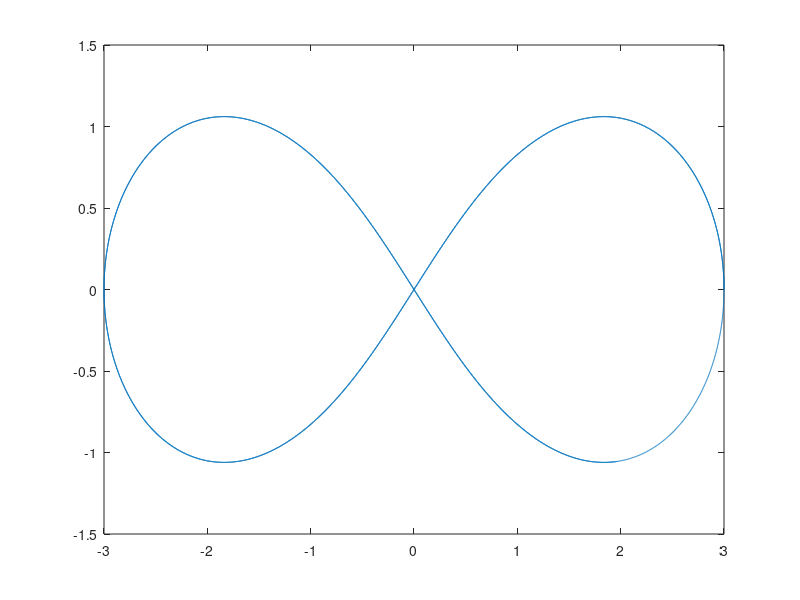

Source code (MATLAB): (Note: this script raises an error after producing the figure.)
%%
clear;close all;clc
%%
dt=1/1000;
t=0:dt:12+dt;
scale = 2./(3 - cos(2*t));
x = scale.*cos(t);
y = scale.*sin(2*t)./ 2;
x=x*3;
y=y*3;
plot(x,y)
dx=diff(x)./dt;
dy=diff(y)./dt;
v=[dx;dy];
KX=[1 0;0 0];
%%
ath=0;
K=[cosd(ath) 0;sind(ath) 0];
kxx=K(1,1);
kxy=K(1,2);
kyx=K(2,1);
kyy=K(2,2);
q=[0;0;0];
for k=1:1:length(x)-1
    th1=q(1,k);th2=q(2,k);th3=q(3,k);
    J = jaco_3(th1,th2,th3);
    [xo,yo] = fwd_kin3(q(:,k));
    E=[x(k);y(k)]-[xo;yo];
    q(:,k+1)=q(:,k) + 1*pinv(J)*(v(:,k) + 1E2*E)*dt ;
end
animate_3r(q,K,x,y)
%%

function J = jaco_3(th1,th2,th3)
l1=1;l2=1;l3=1;
J=[-l1*sin(th1)-l2*sin(th2+th1)-l3*sin(th3+th2+th1),-l2*sin(th2+th1)-l3*sin(th3+th2+th1),-l3*sin(th1+th2+th3);l1*cos(th1)+l2*cos(th2+th1)+l3*cos(th3+th2+th1),l2*cos(th2+th1)+l3*cos(th3+th2+th1),l3*cos(th1+th2+th3)];
end

function [x,y] = fwd_kin3(q)
l1=1;l2=1;l3=1;
x=l1*cos(q(1,:)) + l2*cos(q(1,:)+q(2,:)) + l3*cos(q(1,:)+q(2,:)+q(3,:));
y=l1*sin(q(1,:)) + l2*sin(q(1,:)+q(2,:)) + l3*sin(q(1,:)+q(2,:)+q(3,:));
end

function []=animate_3r(q,K,xt,yt)
xi=q;
figure('WindowState','maximized')
%pause(7)
c=1;
for i=1:15:length(xi)
    theta1=xi(1,i);
    theta2=xi(2,i);
    theta3=xi(3,i);
    l1=1; %Input the l length
    l2=1; %Input the l length
    l3=1;
    % Homogeneus transformation matrix
    H01 = [cos(theta1) -sin(theta1) 0 l1*cos(theta1);sin(theta1) cos(theta1) 0 l1*sin(theta1);0 0 1 0;0 0 0 1]; %Frame 0 to 1 tranformation
    H12 = [cos(theta2) -sin(theta2) 0 l2*cos(theta2);sin(theta2) cos(theta2) 0 l2*sin(theta2);0 0 1 0;0 0 0 1]; %Frame 1 to 2 tranformation
    H23 = [cos(theta3) -sin(theta3) 0 l3*cos(theta3);sin(theta3) cos(theta3) 0 l3*sin(theta3);0 0 1 0;0 0 0 1]; %Frame 1 to 2 tranformation
    H02=H01*H12;      %Frame 0 to 2 tranformation
    H03=H01*H12*H23;

    P1=[H01(1,4) H01(2,4)];
    P2=[H02(1,4) H02(2,4)];
    P3=[H03(1,4) H03(2,4)];
    P3x(c,:)=P3(1,1);
    P3y(c,:)=P3(1,2);
    plot(xt,yt,'--y')
    hold on
    plot(P1(1),P1(2),'ok','LineWidth',1)

    plot(P3x,P3y,'k')
    plot(P2(1),P2(2),'ok','LineWidth',1)
    plot(P3(1),P3(2),'ok','LineWidth',1)

    J=[-l1*sin(theta1)-l2*sin(theta2+theta1)-l3*sin(theta3+theta2+theta1),-l2*sin(theta2+theta1)-l3*sin(theta3+theta2+theta1),-l3*sin(theta1+theta2+theta3);l1*cos(theta1)+l2*cos(theta2+theta1)+l3*cos(theta3+theta2+theta1),l2*cos(theta2+theta1)+l3*cos(theta3+theta2+theta1),l3*cos(theta1+theta2+theta3)];
   
    plot(0,0,'ok','LineWidth',3)
%     plot(Xof,Yof,'r')
%     plot(Xofk,Yofk,'m')
    xlim([-3.5 3.5])
    ylim([-3.5 3.5])
    axis square; 
    grid minor
    plot([0 P1(1)], [0 P1(2)],'g','LineWidth',2)
    plot([P1(1) P2(1)], [P1(2) P2(2)],'b','LineWidth',2)
    plot([P2(1) P3(1)], [P2(2) P3(2)],'g','LineWidth',2)
    xlabel('X axis (m)','Interpreter','latex')
    ylabel('Y axis (m)','Interpreter','latex')
    set(gca,'FontSize',18)
    drawnow
    hold off
    c=c+1;
end
end